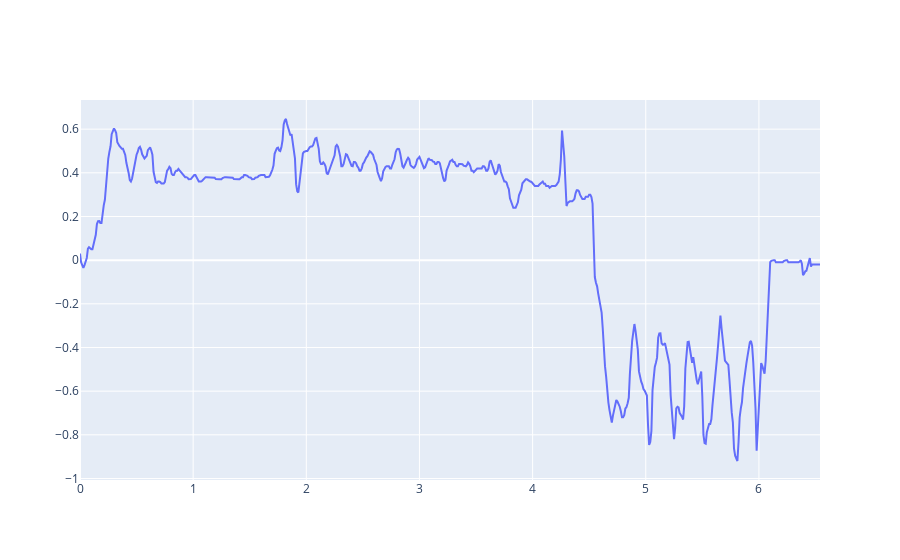

The notebook cell saved with this chart:
### Code cell
fig = go.Figure(data=go.Scatter(x=relative_time, y=torque_interp[:,2], name='fw'))
fig.show()

### Figure 1 — Plotly figure (JSON) as saved in the notebook; plotly's stock layout.template omitted (floating-point values rounded to 4 significant figures; data arrays with more than 128 entries replaced by an {"elided": "..."} marker saying what was removed)
{"data": [{"name": "fw", "type": "scatter", "x": {"elided": "655 float values"}, "y": {"elided": "655 float values"}}], "layout": {}}
